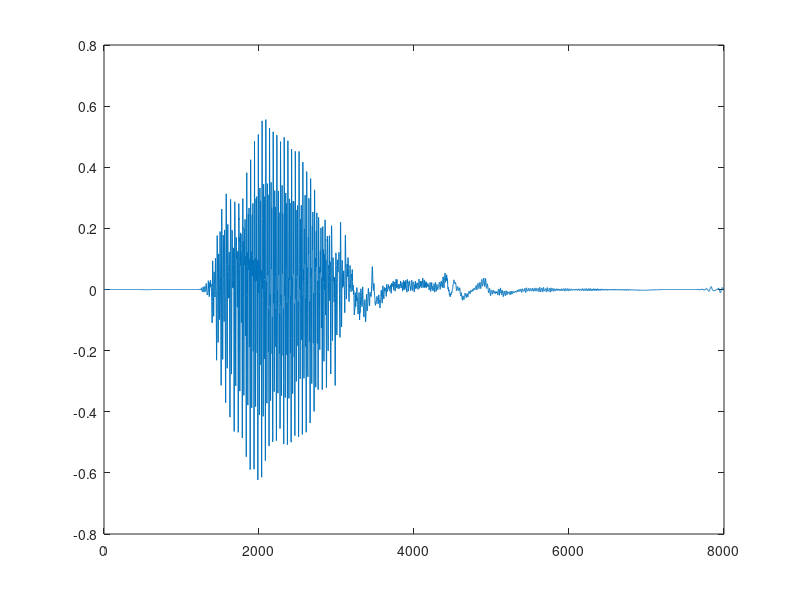
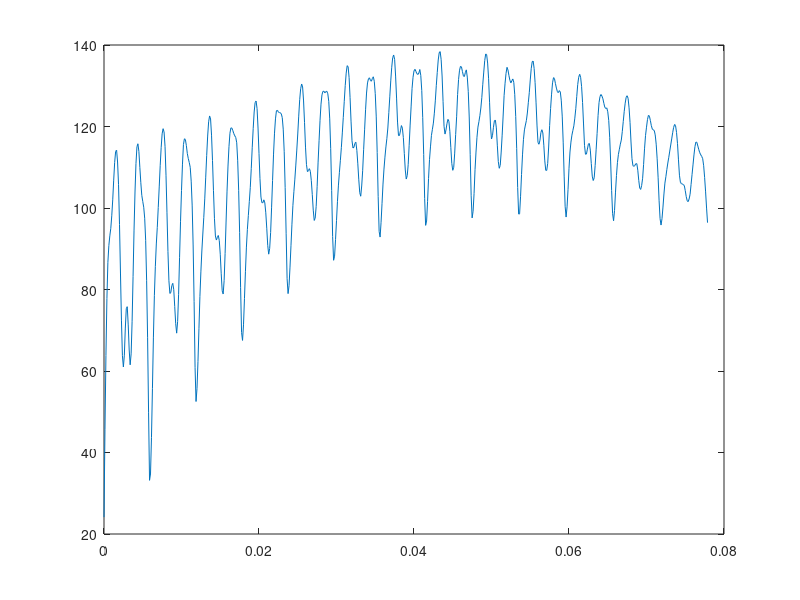
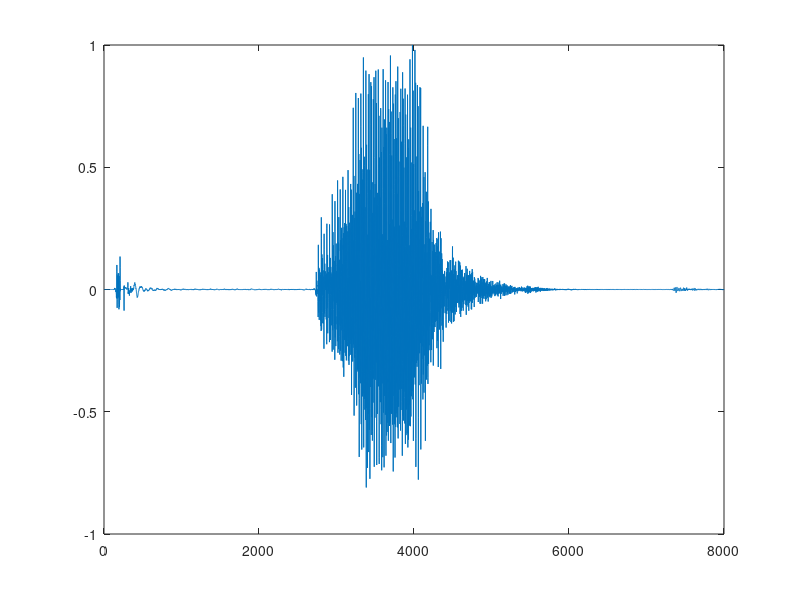
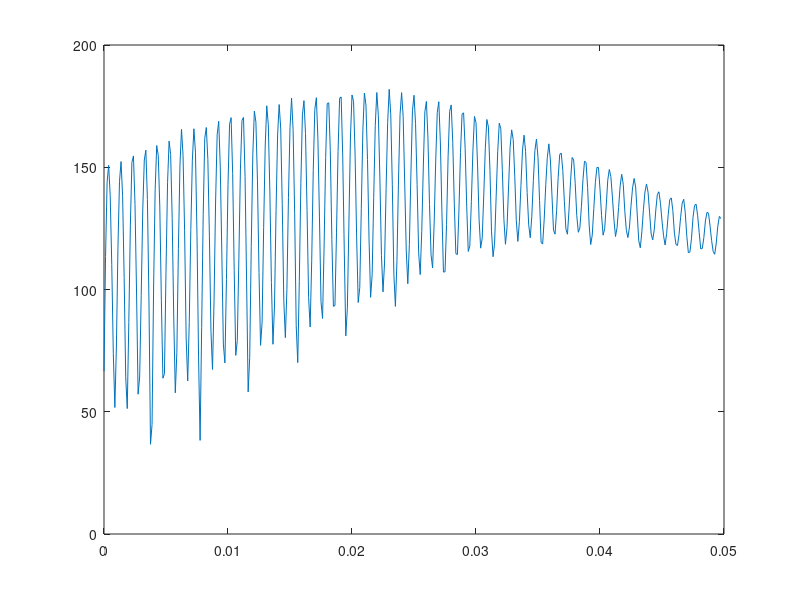

These charts were generated, in order, by the following MATLAB code:
clear all
close all
clc
%%
% VOCAL 1

%Recogemos la primera vocal
senal = load("vocal01.mat");

Fs = senal.fs;
senal = senal.data;

%sin automatizar
% figure, plot(senal);
% [x,y] = ginput(2);
% x = round(x);
% senal = senal(x(1):x(2));

%automatizado
figure, plot(senal);
x=1750;
y=3000;
senal = senal(x:y);

% Calculamos  pitch con AMDF
ventana = hamming(length(senal));

for k=1:floor(length(senal)/2)-1
STAMDF(k) = sum(abs(senal(floor(length(senal)/2):length(senal)).*ventana(floor(length(senal)/2):length(senal)) - senal(floor(length(senal)/2)-k:length(senal)-k).*ventana(floor(length(senal)/2)-k:length(senal)-k)));
end

figure, plot(((1:floor(length(senal)/2)-1)-1)/Fs,STAMDF);

% Calculo del pitch
[~,indices] = sort(STAMDF);
periodo_fundamental = indices(2)/Fs;
F1 = indices(3);
pitch1 = 1/periodo_fundamental

%%
% VOCAL 2
clear all

%Recogemos la segunda vocal
senal = load("vocal02.mat");

Fs = senal.fs;
senal = senal.senal;

%sin automatizar
% figure, plot(senal);
% [x,y] = ginput(2);
% x = round(x);
% senal = senal(x(1):x(2));

%automatizado
figure, plot(senal);
x=3200;
y=4000;
senal = senal(x:y);

% Calculamos de nuevo pitch con AMDF
ventana = hamming(length(senal));

for k=1:floor(length(senal)/2)-1
STAMDF(k) = sum(abs(senal(floor(length(senal)/2):length(senal)).*ventana(floor(length(senal)/2):length(senal)) - senal(floor(length(senal)/2)-k:length(senal)-k).*ventana(floor(length(senal)/2)-k:length(senal)-k)));
end

figure, plot(((1:floor(length(senal)/2)-1)-1)/Fs,STAMDF);

% Calculo del pitch
[~,indices] = sort(STAMDF);
periodo_fundamental = indices(2)/Fs;
pitch2 = 1/periodo_fundamental

